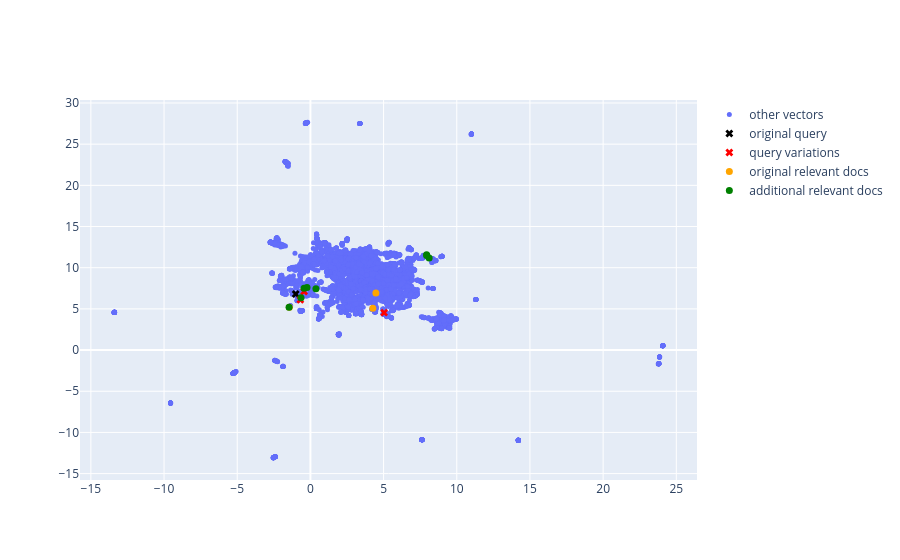

The cell this chart's notebook holds for it:
### Code cell
plot_multiquery_retrieval_results("Climate Change", selected_collection)

### Figure 1 — Plotly figure (JSON) as saved in the notebook; plotly's stock layout.template omitted (floating-point values rounded to 4 significant figures; data arrays with more than 128 entries replaced by an {"elided": "..."} marker saying what was removed)
{"data": [{"marker": {"size": 5}, "mode": "markers", "name": "other vectors", "type": "scatter", "x": {"elided": "6044 float values"}, "y": {"elided": "6044 float values"}}, {"marker": {"color": "black", "size": 7, "symbol": "x"}, "mode": "markers", "name": "original query", "type": "scatter", "x": [-1.004], "y": [6.801]}, {"marker": {"color": "red", "size": 7, "symbol": "x"}, "mode": "markers", "name": "query variations", "type": "scatter", "x": [5.037, -0.6892, -0.4295], "y": [4.544, 6.119, 7.121]}, {"marker": {"color": "orange", "size": 7}, "mode": "markers", "name": "original relevant docs", "type": "scatter", "x": [4.264, -1.437, 4.474], "y": [5.067, 5.184, 6.934]}, {"marker": {"color": "green", "size": 7}, "mode": "markers", "name": "additional relevant docs", "type": "scatter", "x": [-0.6444, -0.2329, -0.4368, 7.939, 7.947, 8.113, 0.3765, -1.458], "y": [6.347, 7.601, 7.504, 11.59, 11.48, 11.17, 7.448, 5.187]}], "layout": {}}
